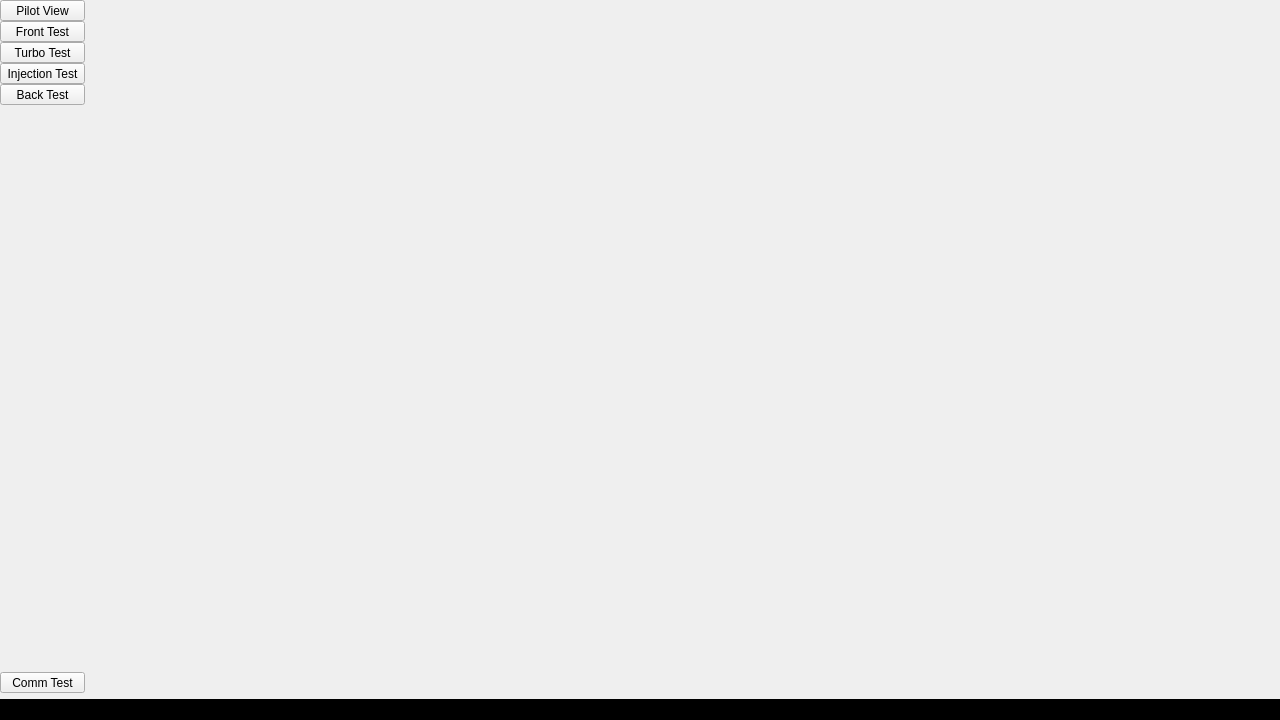
<?xml version="1.0" encoding="UTF-8"?>
<ui version="4.0">
 <class>MainSAEHMIApp</class>
 <widget class="QWidget" name="MainSAEHMIApp">
  <property name="geometry">
   <rect>
    <x>0</x>
    <y>0</y>
    <width>1280</width>
    <height>720</height>
   </rect>
  </property>
  <property name="sizePolicy">
   <sizepolicy hsizetype="Minimum" vsizetype="Minimum">
    <horstretch>0</horstretch>
    <verstretch>0</verstretch>
   </sizepolicy>
  </property>
  <property name="windowTitle">
   <string>MainSAEHMIApp</string>
  </property>
  <layout class="QGridLayout" name="gridLayout" rowstretch="100,3">
   <property name="leftMargin">
    <number>0</number>
   </property>
   <property name="topMargin">
    <number>0</number>
   </property>
   <property name="rightMargin">
    <number>0</number>
   </property>
   <property name="bottomMargin">
    <number>0</number>
   </property>
   <item row="0" column="0">
    <widget class="QWidget" name="wSideBar" native="true">
     <property name="styleSheet">
      <string notr="true"/>
     </property>
     <layout class="QVBoxLayout" name="verticalLayout" stretch="0,0,0,0,0,0,0">
      <property name="spacing">
       <number>0</number>
      </property>
      <property name="leftMargin">
       <number>0</number>
      </property>
      <property name="topMargin">
       <number>0</number>
      </property>
      <property name="rightMargin">
       <number>0</number>
      </property>
      <property name="bottomMargin">
       <number>0</number>
      </property>
      <item>
       <widget class="QToolButton" name="btnPilotView">
        <property name="sizePolicy">
         <sizepolicy hsizetype="Minimum" vsizetype="Minimum">
          <horstretch>0</horstretch>
          <verstretch>0</verstretch>
         </sizepolicy>
        </property>
        <property name="text">
         <string>Pilot View</string>
        </property>
        <property name="iconSize">
         <size>
          <width>48</width>
          <height>48</height>
         </size>
        </property>
        <property name="toolButtonStyle">
         <enum>Qt::ToolButtonTextUnderIcon</enum>
        </property>
       </widget>
      </item>
      <item>
       <widget class="QToolButton" name="btnFrontTest">
        <property name="sizePolicy">
         <sizepolicy hsizetype="Minimum" vsizetype="Minimum">
          <horstretch>0</horstretch>
          <verstretch>0</verstretch>
         </sizepolicy>
        </property>
        <property name="text">
         <string>Front Test</string>
        </property>
        <property name="iconSize">
         <size>
          <width>48</width>
          <height>48</height>
         </size>
        </property>
        <property name="toolButtonStyle">
         <enum>Qt::ToolButtonTextUnderIcon</enum>
        </property>
       </widget>
      </item>
      <item>
       <widget class="QToolButton" name="btnTurboTest">
        <property name="sizePolicy">
         <sizepolicy hsizetype="Minimum" vsizetype="Minimum">
          <horstretch>0</horstretch>
          <verstretch>0</verstretch>
         </sizepolicy>
        </property>
        <property name="text">
         <string>Turbo Test</string>
        </property>
        <property name="iconSize">
         <size>
          <width>48</width>
          <height>48</height>
         </size>
        </property>
        <property name="toolButtonStyle">
         <enum>Qt::ToolButtonTextUnderIcon</enum>
        </property>
       </widget>
      </item>
      <item>
       <widget class="QToolButton" name="btnInjectionTest">
        <property name="sizePolicy">
         <sizepolicy hsizetype="Minimum" vsizetype="Minimum">
          <horstretch>0</horstretch>
          <verstretch>0</verstretch>
         </sizepolicy>
        </property>
        <property name="text">
         <string>Injection Test</string>
        </property>
        <property name="iconSize">
         <size>
          <width>48</width>
          <height>48</height>
         </size>
        </property>
        <property name="toolButtonStyle">
         <enum>Qt::ToolButtonTextUnderIcon</enum>
        </property>
       </widget>
      </item>
      <item>
       <widget class="QToolButton" name="btnBackTest">
        <property name="sizePolicy">
         <sizepolicy hsizetype="Minimum" vsizetype="Minimum">
          <horstretch>0</horstretch>
          <verstretch>0</verstretch>
         </sizepolicy>
        </property>
        <property name="contextMenuPolicy">
         <enum>Qt::NoContextMenu</enum>
        </property>
        <property name="text">
         <string>Back Test</string>
        </property>
        <property name="iconSize">
         <size>
          <width>48</width>
          <height>48</height>
         </size>
        </property>
        <property name="toolButtonStyle">
         <enum>Qt::ToolButtonTextUnderIcon</enum>
        </property>
       </widget>
      </item>
      <item>
       <spacer name="verticalSpacer">
        <property name="orientation">
         <enum>Qt::Vertical</enum>
        </property>
        <property name="sizeHint" stdset="0">
         <size>
          <width>20</width>
          <height>375</height>
         </size>
        </property>
       </spacer>
      </item>
      <item>
       <widget class="QToolButton" name="btnCommTest">
        <property name="sizePolicy">
         <sizepolicy hsizetype="Minimum" vsizetype="Minimum">
          <horstretch>0</horstretch>
          <verstretch>0</verstretch>
         </sizepolicy>
        </property>
        <property name="text">
         <string>Comm Test</string>
        </property>
        <property name="iconSize">
         <size>
          <width>48</width>
          <height>48</height>
         </size>
        </property>
        <property name="toolButtonStyle">
         <enum>Qt::ToolButtonTextUnderIcon</enum>
        </property>
       </widget>
      </item>
     </layout>
    </widget>
   </item>
   <item row="0" column="1">
    <widget class="QWidget" name="wMainWindow" native="true">
     <property name="sizePolicy">
      <sizepolicy hsizetype="Minimum" vsizetype="Minimum">
       <horstretch>0</horstretch>
       <verstretch>0</verstretch>
      </sizepolicy>
     </property>
     <layout class="QVBoxLayout" name="verticalLayout_2">
      <property name="spacing">
       <number>0</number>
      </property>
      <property name="leftMargin">
       <number>0</number>
      </property>
      <property name="topMargin">
       <number>0</number>
      </property>
      <property name="rightMargin">
       <number>0</number>
      </property>
      <property name="bottomMargin">
       <number>0</number>
      </property>
      <item>
       <widget class="QStackedWidget" name="mainStackedWindow">
        <property name="sizePolicy">
         <sizepolicy hsizetype="Minimum" vsizetype="Minimum">
          <horstretch>0</horstretch>
          <verstretch>0</verstretch>
         </sizepolicy>
        </property>
        <property name="currentIndex">
         <number>0</number>
        </property>
        <widget class="QWidget" name="widPilotView">
         <property name="sizePolicy">
          <sizepolicy hsizetype="Minimum" vsizetype="Minimum">
           <horstretch>0</horstretch>
           <verstretch>0</verstretch>
          </sizepolicy>
         </property>
         <layout class="QVBoxLayout" name="verticalLayout_3">
          <property name="bottomMargin">
           <number>0</number>
          </property>
         </layout>
        </widget>
        <widget class="QWidget" name="widCommTest">
         <property name="sizePolicy">
          <sizepolicy hsizetype="Minimum" vsizetype="Minimum">
           <horstretch>0</horstretch>
           <verstretch>0</verstretch>
          </sizepolicy>
         </property>
         <layout class="QVBoxLayout" name="verticalLayout_8">
          <property name="bottomMargin">
           <number>0</number>
          </property>
         </layout>
        </widget>
       </widget>
      </item>
     </layout>
    </widget>
   </item>
   <item row="1" column="0" colspan="2">
    <widget class="QWidget" name="widget" native="true">
     <property name="styleSheet">
      <string notr="true">background-color:black</string>
     </property>
    </widget>
   </item>
  </layout>
 </widget>
 <resources/>
 <connections/>
</ui>
